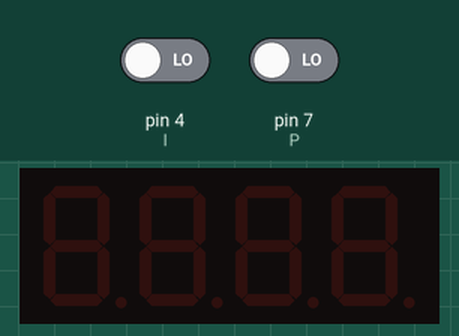
Bench run of a sketch on a simulated Arduino Uno, built with avr-gcc and run on an emulated ATmega328P. Parts: 4-digit seven-segment display. The inputs (shaded band) are chosen by the test bench; at power-on: pin 4 (I) LOW, pin 7 (P) LOW. No radio packets arrive unless stated; what the sketch prints to the serial monitor is not drawn.

Above: at 1.2 s.
1.3 s: pin 4 (I) driven HIGH
At 1.7 s:
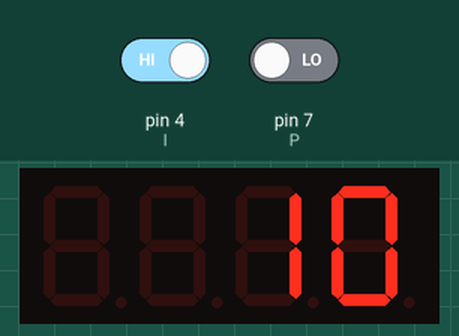
2.8 s: pin 7 (P) driven HIGH
At 4.6 s:
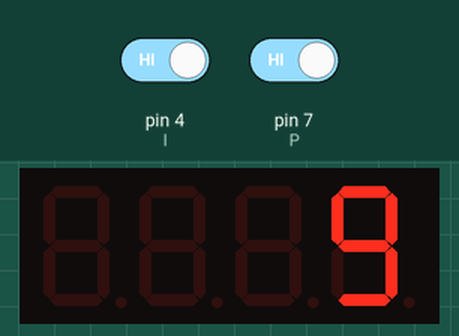
Timing chart, 0 to 6.1 s (numbered marks = the images above; inputs shaded):
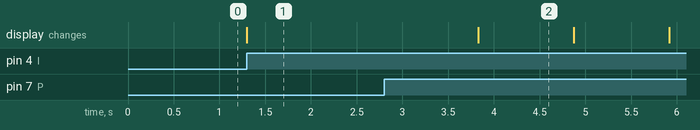

The sketch:

igniter_transmitter.ino
```cpp
#include <Arduino.h>
#include <TM1637Display.h>
#include <SPI.h>
#include <nRF24L01.h>
#include <RF24.h>


// Module connection pins (Digital Pins)
#define CLK 2
//#define DIO 3

// The amount of time (in milliseconds) between tests
#define TEST_DELAY   1000
int I= 4;
int P= 7;
int DIO= 3;
int counter= 10;
TM1637Display display(CLK, DIO);

RF24 radio(9,10);

const byte address[6] = "00001";

void setup() {
  Serial.begin(19200);
  radio.begin();
  radio.openWritingPipe(address);
  radio.setPALevel(RF24_PA_MIN);
  radio.stopListening();

}

void loop() {
  if (counter >=0){
   if(digitalRead(I)== HIGH){
     display.setBrightness(0x0f);
      display.showNumberDec(counter);
     if(digitalRead(P)==HIGH){
      digitalWrite(DIO, HIGH);
      display.setBrightness(0x0f);
      display.showNumberDec(counter);
      counter--;
      delay(TEST_DELAY);
    }
      else{
        digitalWrite(DIO, LOW);
        counter=10;
        display.showNumberDec(counter);
        }

   }
   else{
    digitalWrite(DIO,LOW);
    counter=10;
    display.showNumberDec(counter);
 }
             if(counter <=0){
                   const char data[] = "F.I.R.E";
                      Serial.println(data);
                     radio.write(&data,sizeof(data));
                                      }
  }


}
```

Measured:
- after the input at 1.3 s, the display: changes at once (image 1)
- after the input at 2.8 s, the display: changes after 1.0 s (image 2)
